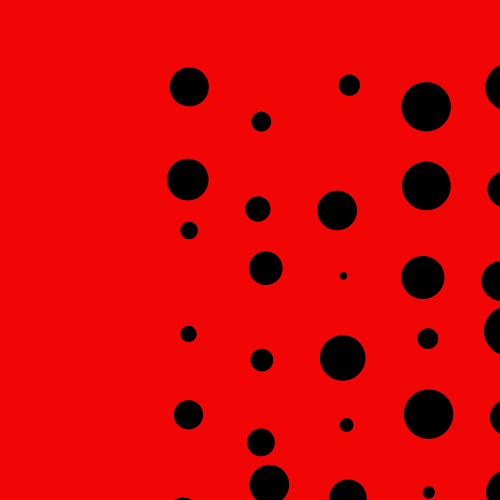
Frame 1 (no input)
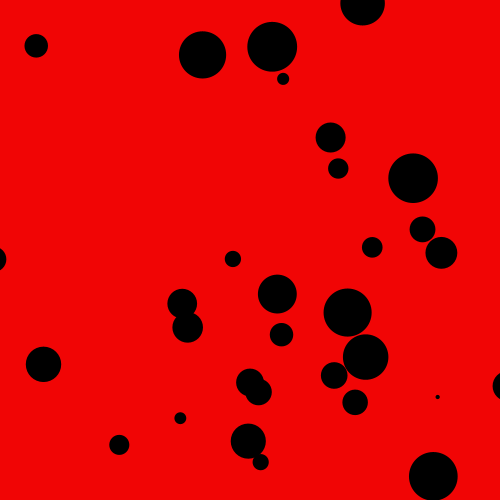
Frame 60 (the mouse pressed at the canvas centre just before this capture)
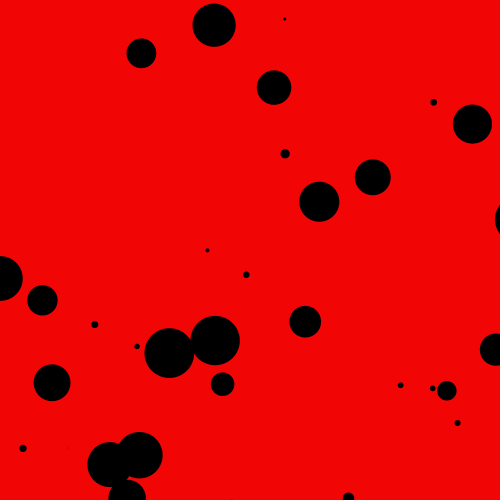
Frame 120 (the mouse held since frame 60 and released just before this capture)

The Processing sketch that drew these frames (run headless with seeded random() and noise(); from frame 60 on, the mouse is pressed at the canvas centre):

// Processing sketch: processing_4480
// ── processing_4480.pde

truc[] trucs = new truc[0]; 
float ray; 
 
void setup(){ 
  smooth(); 
  noStroke(); 
  fill(0); 
  ray=0; 
  size(500,500); 
  background(0); 
  for(int a=0;a<28;a++){ 
    for(int b=0;b<28;b++){ 
      new truc(a*80+80 , b*80+80 ); 
    }  
  }  
} 
 
void draw(){ 
  background(241,5,5);  
  ray = (ray*9+sqrt(pow( width/8-mouseX,2)+pow( height/2-mouseY,2))*8.5)*0.05; 
  for(int a=0;a<trucs.length;a++){ 
    trucs[a].dessine(); 
  }  
} 
 
class truc{ 
  float x, y,a,v,a2,v2;  
  truc(float _x, float _y){  
    a=radians(random(30)); 
    a2=radians(random(30)); 
    x=_x; 
    y=_y; 
    v=radians(random(0.0008,80000)); 
    v2=radians(random(-8,8)); 
    trucs = (truc[]) append(trucs, this); 
  } 
  void dessine(){ 
    a+=v;  
    a2+=v2; 
    float re = 5+cos(a)*45;  
    ellipse(x+cos(a2)*ray,y+sin(a2)*ray, re,re); 
  } 
}
